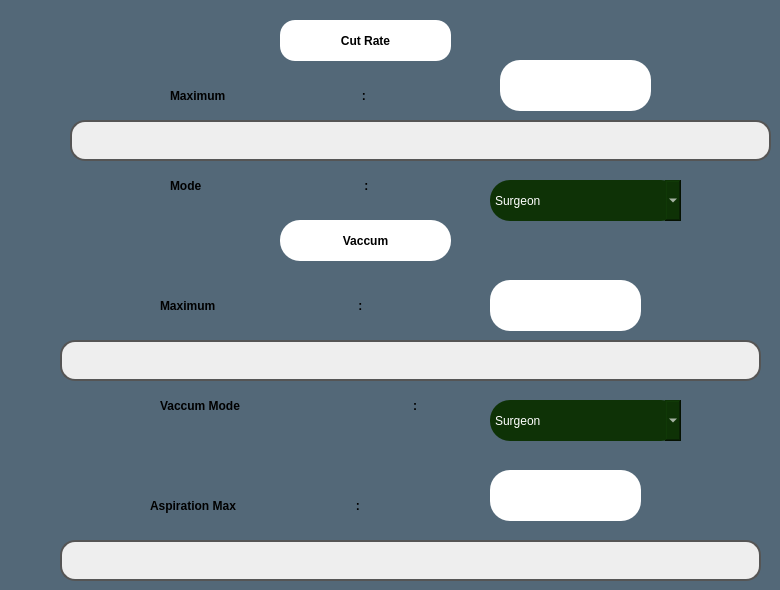
   <widget class="QWidget" name="tab_4">
    <property name="styleSheet">
     <string notr="true">background-color:rgb(83, 104, 120);</string>
    </property>
    <attribute name="title">
     <string>Page</string>
    </attribute>
    <widget class="QLineEdit" name="lineEdit">
     <property name="geometry">
      <rect>
       <x>500</x>
       <y>60</y>
       <width>151</width>
       <height>51</height>
      </rect>
     </property>
     <property name="styleSheet">
      <string notr="true">font:20pt &quot;Ubuntu&quot;;
background-color: rgb(255,255,255);
border-radius:20px;</string>
     </property>
     <property name="alignment">
      <set>Qt::AlignCenter</set>
     </property>
    </widget>
    <widget class="QLabel" name="CutMax_vit">
     <property name="geometry">
      <rect>
       <x>170</x>
       <y>80</y>
       <width>281</width>
       <height>31</height>
      </rect>
     </property>
     <property name="styleSheet">
      <string notr="true">background-color:transparent;font:20pt &quot;Ubuntu Condensed&quot;;
font:bold;</string>
     </property>
     <property name="text">
      <string>Maximum                                         :</string>
     </property>
    </widget>
    <widget class="QComboBox" name="CutMode_vitCom">
     <property name="geometry">
      <rect>
       <x>490</x>
       <y>180</y>
       <width>191</width>
       <height>41</height>
      </rect>
     </property>
     <property name="styleSheet">
      <string notr="true">border-radius:20px;
color: rgb(255, 255, 255);
font:20pt &quot;Ubuntu&quot;;
background-color: rgb(14, 50, 6);</string>
     </property>
     <item>
      <property name="text">
       <string>Surgeon</string>
      </property>
     </item>
     <item>
      <property name="text">
       <string>Panel</string>
      </property>
     </item>
    </widget>
    <widget class="QLabel" name="CutMode_vit">
     <property name="geometry">
      <rect>
       <x>170</x>
       <y>170</y>
       <width>251</width>
       <height>31</height>
      </rect>
     </property>
     <property name="styleSheet">
      <string notr="true">background-color:transparent;font:20pt &quot;Ubuntu Condensed&quot;;
font:bold;</string>
     </property>
     <property name="text">
      <string>Mode                                                 :</string>
     </property>
    </widget>
    <widget class="QLineEdit" name="lineEdit_19">
     <property name="geometry">
      <rect>
       <x>490</x>
       <y>280</y>
       <width>151</width>
       <height>51</height>
      </rect>
     </property>
     <property name="styleSheet">
      <string notr="true">font:20pt &quot;Ubuntu&quot;;
background-color: rgb(255,255,255);
border-radius:20px;</string>
     </property>
     <property name="frame">
      <bool>true</bool>
     </property>
     <property name="alignment">
      <set>Qt::AlignCenter</set>
     </property>
    </widget>
    <widget class="QLabel" name="VacMax_vit">
     <property name="geometry">
      <rect>
       <x>160</x>
       <y>290</y>
       <width>271</width>
       <height>31</height>
      </rect>
     </property>
     <property name="styleSheet">
      <string notr="true">background-color:transparent;font:20pt &quot;Ubuntu Condensed&quot;;
font:bold;</string>
     </property>
     <property name="text">
      <string>Maximum                                           :</string>
     </property>
    </widget>
    <widget class="QComboBox" name="VacMode_VitCom">
     <property name="geometry">
      <rect>
       <x>490</x>
       <y>400</y>
       <width>191</width>
       <height>41</height>
      </rect>
     </property>
     <property name="styleSheet">
      <string notr="true">border-radius:20px;
color: rgb(255, 255, 255);
font:20pt &quot;Ubuntu&quot;;
background-color: rgb(14, 50, 6);</string>
     </property>
     <item>
      <property name="text">
       <string>Surgeon</string>
      </property>
     </item>
     <item>
      <property name="text">
       <string>Panel</string>
      </property>
     </item>
    </widget>
    <widget class="QLabel" name="VacMode_vit">
     <property name="geometry">
      <rect>
       <x>160</x>
       <y>390</y>
       <width>271</width>
       <height>31</height>
      </rect>
     </property>
     <property name="styleSheet">
      <string notr="true">background-color:transparent;font:20pt &quot;Ubuntu Condensed&quot;;
font:bold;</string>
     </property>
     <property name="text">
      <string>Vaccum Mode                                                    :</string>
     </property>
    </widget>
    <widget class="QLabel" name="AspMax_vit">
     <property name="geometry">
      <rect>
       <x>150</x>
       <y>490</y>
       <width>331</width>
       <height>31</height>
      </rect>
     </property>
     <property name="styleSheet">
      <string notr="true">background-color:transparent;font:20pt &quot;Ubuntu Condensed&quot;;
font:bold;</string>
     </property>
     <property name="text">
      <string>Aspiration Max                                    :</string>
     </property>
    </widget>
    <widget class="QLabel" name="CutRate">
     <property name="geometry">
      <rect>
       <x>280</x>
       <y>20</y>
       <width>171</width>
       <height>41</height>
      </rect>
     </property>
     <property name="styleSheet">
      <string notr="true">font: 20pt &quot;Ubuntu Condensed&quot;;border-radius:15px;font:bold;
background-color: rgb(255, 255, 255);</string>
     </property>
     <property name="text">
      <string>Cut Rate</string>
     </property>
     <property name="alignment">
      <set>Qt::AlignCenter</set>
     </property>
    </widget>
    <widget class="QLabel" name="Vaccum">
     <property name="geometry">
      <rect>
       <x>280</x>
       <y>220</y>
       <width>171</width>
       <height>41</height>
      </rect>
     </property>
     <property name="styleSheet">
      <string notr="true">font: 20pt &quot;Ubuntu Condensed&quot;;
font:bold;
background-color: rgb(255, 255, 255);
border-radius:20px;</string>
     </property>
     <property name="text">
      <string>Vaccum</string>
     </property>
     <property name="alignment">
      <set>Qt::AlignCenter</set>
     </property>
    </widget>
    <widget class="QProgressBar" name="progressBar_19">
     <property name="geometry">
      <rect>
       <x>60</x>
       <y>340</y>
       <width>701</width>
       <height>41</height>
      </rect>
     </property>
     <property name="styleSheet">
      <string notr="true">QProgressBar {
    border: 2px solid #555;
    border-radius: 15px; /* Radius for the curve of the progress bar */
    text-align: center;
    background: #eee;
    padding: 2px;
}

QProgressBar::chunk {
    background: qlineargradient(x1: 0, y1: 0, x2: 1, y2: 1, stop: 0 #4568dc, stop: 1 #b06ab3);
    width: 8px; /* Diameter of the circular chunk */
    height: 8px; /* Diameter of the circular chunk */
    border-radius: 4px; /* Half of the width/height to make it circular */
    margin: 1px; /* Space between chunks */
}
</string>
     </property>
     <property name="value">
      <number>0</number>
     </property>
     <property name="textVisible">
      <bool>false</bool>
     </property>
    </widget>
    <widget class="QProgressBar" name="progressBar_20">
     <property name="geometry">
      <rect>
       <x>60</x>
       <y>540</y>
       <width>701</width>
       <height>41</height>
      </rect>
     </property>
     <property name="styleSheet">
      <string notr="true">QProgressBar {
    border: 2px solid #555;
    border-radius: 15px; /* Radius for the curve of the progress bar */
    text-align: center;
    background: #eee;
    padding: 2px;
}

QProgressBar::chunk {
    background: qlineargradient(x1: 0, y1: 0, x2: 1, y2: 1, stop: 0 #4568dc, stop: 1 #b06ab3);
    width: 8px; /* Diameter of the circular chunk */
    height: 8px; /* Diameter of the circular chunk */
    border-radius: 4px; /* Half of the width/height to make it circular */
    margin: 1px; /* Space between chunks */
}
</string>
     </property>
     <property name="value">
      <number>0</number>
     </property>
     <property name="textVisible">
      <bool>false</bool>
     </property>
    </widget>
    <widget class="QProgressBar" name="progressBar_21">
     <property name="geometry">
      <rect>
       <x>70</x>
       <y>120</y>
       <width>701</width>
       <height>41</height>
      </rect>
     </property>
     <property name="styleSheet">
      <string notr="true">QProgressBar {
    border: 2px solid #555;
    border-radius: 15px; /* Radius for the curve of the progress bar */
    text-align: center;
    background: #eee;
    padding: 2px;
}

QProgressBar::chunk {
    background: qlineargradient(x1: 0, y1: 0, x2: 1, y2: 1, stop: 0 #4568dc, stop: 1 #b06ab3);
    width: 8px; /* Diameter of the circular chunk */
    height: 8px; /* Diameter of the circular chunk */
    border-radius: 4px; /* Half of the width/height to make it circular */
    margin: 1px; /* Space between chunks */
}
</string>
     </property>
     <property name="value">
      <number>0</number>
     </property>
     <property name="textVisible">
      <bool>false</bool>
     </property>
    </widget>
    <widget class="QLineEdit" name="lineEdit_20">
     <property name="enabled">
      <bool>true</bool>
     </property>
     <property name="geometry">
      <rect>
       <x>490</x>
       <y>470</y>
       <width>151</width>
       <height>51</height>
      </rect>
     </property>
     <property name="styleSheet">
      <string notr="true">font:20pt &quot;Ubuntu&quot;;
background-color: rgb(255,255,255);
border-radius:20px;</string>
     </property>
     <property name="text">
      <string/>
     </property>
     <property name="frame">
      <bool>true</bool>
     </property>
     <property name="alignment">
      <set>Qt::AlignCenter</set>
     </property>
    </widget>
    <zorder>CutMode_vit</zorder>
    <zorder>CutMode_vitCom</zorder>
    <zorder>VacMode_VitCom</zorder>
    <zorder>CutMax_vit</zorder>
    <zorder>VacMax_vit</zorder>
    <zorder>CutRate</zorder>
    <zorder>AspMax_vit</zorder>
    <zorder>VacMode_vit</zorder>
    <zorder>Vaccum</zorder>
    <zorder>lineEdit</zorder>
    <zorder>lineEdit_19</zorder>
    <zorder>progressBar_19</zorder>
    <zorder>progressBar_20</zorder>
    <zorder>progressBar_21</zorder>
    <zorder>lineEdit_20</zorder>
   </widget>
